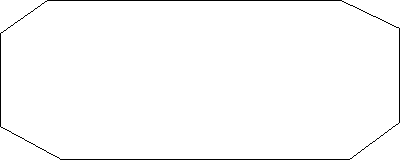
#> input picture mapping_accuracy_calculate/map1.png, 400 x 160 px
$ jupyter execute test.ipynb
#> lines starting #> are read from the running program, lines starting #| are printed output that depends on the picture; after the words box and inside, x2 and y2 are one past the last pixel; in counts of white or black regions, pixels touching at a corner belong together; long printed decimals are rounded
### mapping_accuracy_calculate/icp.py
import numpy as np
from sklearn.neighbors import NearestNeighbors


def best_fit_transform(A, B):
    '''
    Calculates the least-squares best-fit transform that maps corresponding points A to B in m spatial dimensions
    Input:
      A: Nxm numpy array of corresponding points
      B: Nxm numpy array of corresponding points
    Returns:
      T: (m+1)x(m+1) homogeneous transformation matrix that maps A on to B
      R: mxm rotation matrix
      t: mx1 translation vector
    '''

    assert A.shape == B.shape

    # get number of dimensions
    m = A.shape[1]

    # translate points to their centroids
    centroid_A = np.mean(A, axis=0)
    centroid_B = np.mean(B, axis=0)
    AA = A - centroid_A
    BB = B - centroid_B

    # rotation matrix
    H = np.dot(AA.T, BB)
    U, S, Vt = np.linalg.svd(H)
    R = np.dot(Vt.T, U.T)

    # special reflection case
    if np.linalg.det(R) < 0:
       Vt[m-1,:] *= -1
       R = np.dot(Vt.T, U.T)

    # translation
    t = centroid_B.T - np.dot(R,centroid_A.T)

    # homogeneous transformation
    T = np.identity(m+1)
    T[:m, :m] = R
    T[:m, m] = t

    return T, R, t


def nearest_neighbor(src, dst):
    '''
    Find the nearest (Euclidean) neighbor in dst for each point in src
    Input:
        src: Nxm array of points
        dst: Nxm array of points
    Output:
        distances: Euclidean distances of the nearest neighbor
        indices: dst indices of the nearest neighbor
    '''

    assert src.shape == dst.shape

    neigh = NearestNeighbors(n_neighbors=1)
    neigh.fit(dst)
    distances, indices = neigh.kneighbors(src, return_distance=True)
    return distances.ravel(), indices.ravel()


def icp(A, B, init_pose=None, max_iterations=20, tolerance=0.001):
    '''
    The Iterative Closest Point method: finds best-fit transform that maps points A on to points B
    Input:
        A: Nxm numpy array of source mD points
        B: Nxm numpy array of destination mD point
        init_pose: (m+1)x(m+1) homogeneous transformation
        max_iterations: exit algorithm after max_iterations
        tolerance: convergence criteria
    Output:
        T: final homogeneous transformation that maps A on to B
        distances: Euclidean distances (errors) of the nearest neighbor
        i: number of iterations to converge
    '''

    assert A.shape == B.shape

    # get number of dimensions
    m = A.shape[1]

    # make points homogeneous, copy them to maintain the originals
    src = np.ones((m+1,A.shape[0]))
    dst = np.ones((m+1,B.shape[0]))
    src[:m,:] = np.copy(A.T)
    dst[:m,:] = np.copy(B.T)

    # apply the initial pose estimation
    if init_pose is not None:
        src = np.dot(init_pose, src)

    prev_error = 0

    for i in range(max_iterations):
        # find the nearest neighbors between the current source and destination points
        distances, indices = nearest_neighbor(src[:m,:].T, dst[:m,:].T)

        # compute the transformation between the current source and nearest destination points
        T,_,_ = best_fit_transform(src[:m,:].T, dst[:m,indices].T)

        # update the current source
        src = np.dot(T, src)

        # check error
        mean_error = np.mean(distances)
        if np.abs(prev_error - mean_error) < tolerance:
            break
        prev_error = mean_error

    # calculate final transformation
    T,_,_ = best_fit_transform(A, src[:m,:].T)

    return T, distances, i

### mapping_accuracy_calculate/test.ipynb
[cell 1]
import cv2
import numpy as np
import matplotlib.pyplot as plt

[cell 2]
# 读取图像
map1 = cv2.imread('map1.png', 0)
#> map1: shape (160, 400); 98.5% white; black in thin lines or dots
map2 = cv2.imread('map2.png', 0)
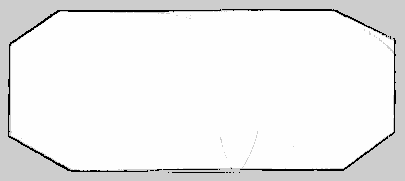
#> input picture mapping_accuracy_calculate/map2.png, 405 x 181 px
#> map2 is the input picture: shape (181, 405); min 0, max 254, mean 238.2
# 显示图像
plt.subplot(121), plt.imshow(map1, cmap='gray')
plt.title('Map 1'), plt.xticks([]), plt.yticks([])
plt.subplot(122), plt.imshow(map2, cmap='gray')
plt.title('Map 2'), plt.xticks([]), plt.yticks([])
plt.show()
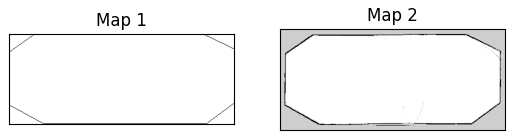
#> figure drawn by matplotlib, 2 panels

[cell 3]
# 高斯模糊
map1 = cv2.GaussianBlur(map1, (5, 5), 0)
map2 = cv2.GaussianBlur(map2, (5, 5), 0)
# 显示图像
plt.subplot(121), plt.imshow(map1, cmap='gray')
plt.title('Map 1'), plt.xticks([]), plt.yticks([])
plt.subplot(122), plt.imshow(map2, cmap='gray')
plt.title('Map 2'), plt.xticks([]), plt.yticks([])
plt.show()

[cell 4]
# 提取图像的边缘
map1_edge = cv2.Canny(map1, 100, 200)
#> map1_edge: shape (160, 400); 2.2% white in thin lines or dots
map2_edge = cv2.Canny(map2, 100, 200)
#> map2_edge: shape (181, 405); 3% white in thin lines or dots, all inside (x1, y1, x2, y2) = (7, 8, 397, 174)
# 显示图像
plt.subplot(121), plt.imshow(map1_edge, cmap='gray')
plt.title('Map 1'), plt.xticks([]), plt.yticks([])
plt.subplot(122), plt.imshow(map2_edge, cmap='gray')
plt.title('Map 2'), plt.xticks([]), plt.yticks([])
plt.show()

[cell 5]
# 图像膨胀
kernel1 = np.ones((5, 5), np.uint8)
kernel2 = np.ones((3, 3), np.uint8)
map1_dilate = cv2.dilate(map1_edge, kernel1, iterations=1)
#> map1_dilate: shape (160, 400); 8.4% white; 1 white region, box (x1, y1, x2, y2) and area: (0, 0, 400, 160) 5390
map2_dilate = cv2.dilate(map2_edge, kernel1, iterations=1)
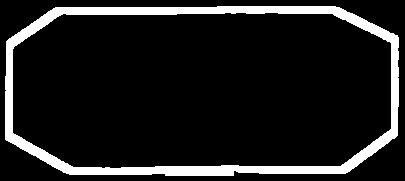
#> map2_dilate: shape (181, 405); 11.4% white; 1 white region, box (x1, y1, x2, y2) and area: (5, 6, 399, 176) 8390
# 图像腐蚀
map1_erode = cv2.erode(map1_dilate, kernel1, iterations=1)
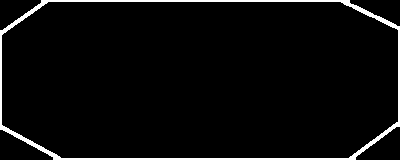
#> map1_erode: shape (160, 400); 4.1% white; 1 white region, box (x1, y1, x2, y2) and area: (0, 0, 400, 160) 2600
map2_erode = cv2.erode(map2_dilate, kernel1, iterations=1)
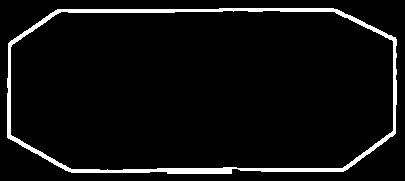
#> map2_erode: shape (181, 405); 5.4% white; 1 white region
# 显示图像
plt.subplot(121), plt.imshow(map1_erode, cmap='gray')
plt.title('Map 1'), plt.xticks([]), plt.yticks([])
plt.subplot(122), plt.imshow(map2_erode, cmap='gray')
plt.title('Map 2'), plt.xticks([]), plt.yticks([])
plt.show()

[cell 6]
# 提取外层轮廓(RETR_EXTERNAL指只检测外轮廓)
map1_contours_all, hierarchy = cv2.findContours(map1_erode, cv2.RETR_EXTERNAL, cv2.CHAIN_APPROX_NONE)
#> map1_contours_all = 1 contour; box (x1, y1, x2, y2) and area: (0, 0, 400, 160) 60348
map2_contours_all, hierarchy = cv2.findContours(map2_erode, cv2.RETR_EXTERNAL, cv2.CHAIN_APPROX_NONE)
#> map2_contours_all = 1 contour; box (x1, y1, x2, y2) and area: (7, 8, 397, 174) 59451
# 取点数量到一定数量的轮廓
map1_contours = [c for c in map1_contours_all if len(c) > 100]
#> map1_contours has the same summary as map1_contours_all
map2_contours = [c for c in map2_contours_all if len(c) > 100]
#> map2_contours has the same summary as map2_contours_all
# 空白图像绘制彩色轮廓
map1_contours_img = np.zeros(map1.shape, np.uint8)
map2_contours_img = np.zeros(map2.shape, np.uint8)
cv2.drawContours(map1_contours_img, map1_contours, -1, (255, 255, 255), -1)
#> map1_contours_img: shape (160, 400); 95.1% white; 4 black regions, box (x1, y1, x2, y2) and area: (0, 130, 53, 160) 897, (356, 127, 400, 160) 836, (350, 0, 400, 26) 720, (0, 0, 41, 30) 695
cv2.drawContours(map2_contours_img, map2_contours, -1, (255, 255, 255), -1)
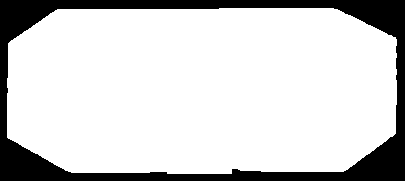
#> map2_contours_img: shape (181, 405); 81.8% white; 1 black region, box (x1, y1, x2, y2) and area: (0, 0, 405, 181) 13368
# 显示图像
plt.subplot(121), plt.imshow(map1_contours_img, cmap='gray')
plt.title('Map 1'), plt.xticks([]), plt.yticks([])
plt.subplot(122), plt.imshow(map2_contours_img, cmap='gray')
plt.title('Map 2'), plt.xticks([]), plt.yticks([])
plt.show()

[cell 7]
# 将轮廓转换为点集
map1_points = []
for contour in map1_contours:
    for point in contour:
        map1_points.append(point[0])
#> this loop made 1 pass
#> after the loop, map1_points = 1005 pairs, first value 0 to 399, second value 0 to 159
map2_points = []
for contour in map2_contours:
    for point in contour:
        map2_points.append(point[0])
#> after the loop, map2_points = 970 pairs, first value 7 to 396, second value 8 to 173
# 三通道白色画布
map1_img = np.zeros((map1.shape[0], map1.shape[1], 3), np.uint8)
map2_img = np.zeros((map2.shape[0], map2.shape[1], 3), np.uint8)
map1_img[:, :, 0] = map1_img[:, :, 1] = map1_img[:, :, 2] = 255
map2_img[:, :, 0] = map2_img[:, :, 1] = map2_img[:, :, 2] = 255
# 以红色绘制点云
for point in map1_points:
    # 画圆
    cv2.circle(map1_img, point, 1, (0, 0, 255), -1)
#> this loop made 1005 passes
#> point on passes 1 to 3: [41, 0], [41, 1], [41, 2]
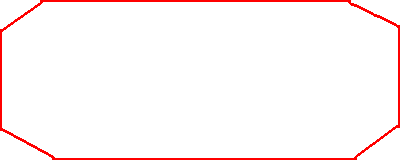
#> map1_img: shape (160, 400, 3); mean of channels 0, 1, 2 246.3, 246.3, 255; drawn as B, G, R
for point in map2_points:
    # 画圆
    cv2.circle(map2_img, point, 1, (0, 0, 255), -1)
#> this loop made 970 passes
#> point on passes 1 to 3: [219, 8], [218, 9], [217, 9]
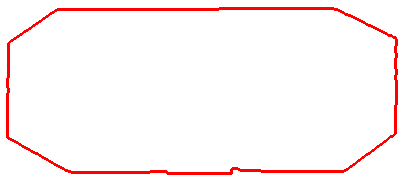
#> map2_img: shape (181, 405, 3); mean of channels 0, 1, 2 244.9, 244.9, 255; drawn as B, G, R
# 显示图像
# 转RBG图像
map1_img = cv2.cvtColor(map1_img, cv2.COLOR_BGR2RGB)
map2_img = cv2.cvtColor(map2_img, cv2.COLOR_BGR2RGB)
plt.subplot(121), plt.imshow(map1_img)
plt.title('Map 1'), plt.xticks([]), plt.yticks([])
plt.subplot(122), plt.imshow(map2_img)
plt.title('Map 2'), plt.xticks([]), plt.yticks([])
plt.show()

[cell 8]
# 使用sklearn重采样
from sklearn.utils import resample
# 重采样点云2，使其点数与点云1相同
map2_points_resample = resample(map2_points, n_samples=len(map1_points))
#> map2_points_resample = 1005 pairs, first value 7 to 396, second value 8 to 173
# 绘制重采样点云
map2_points_resample_img = np.zeros((map2.shape[0], map2.shape[1], 3), np.uint8)
map2_points_resample_img[:, :, 0] = map2_points_resample_img[:, :, 1] = map2_points_resample_img[:, :, 2] = 255
for point in map2_points_resample:
    # 画圆
    cv2.circle(map2_points_resample_img, point, 1, (0, 0, 255), -1)
#> this loop made 1005 passes
#> point on passes 1 to 3: [381, 144], [256, 170], [326, 171]
# 转RBG图像
map2_points_resample_img = cv2.cvtColor(map2_points_resample_img, cv2.COLOR_BGR2RGB)
plt.imshow(map2_points_resample_img)
plt.show()

[cell 9]
# 导入icp包
import icp

[cell 10]
# 将点云转换为numpy数组
map1_points_np = np.array(map1_points)
#> map1_points_np has the same summary as map1_points
map2_points_np = np.array(map2_points_resample)
#> map2_points_np has the same summary as map2_points_resample
T, distances, iterations=icp.icp(map2_points_np, map1_points_np, tolerance=0.000001)
#> in icp, `T,_,_ = best_fit_transform(A, src[:m,:].T)`: T = [[1, -0.00214, -0.999], [0.00214, 1, -10.85], [0, 0, 1]]
#> distances = 1005 values, max 6.9 at index 263, min 0.129 at index 38, mean 2.98; iterations = 7

[cell 11]
C = np.ones((len(map1_points),3))
#> C = 1005 rows, first 8: [1, 1, 1], [1, 1, 1], [1, 1, 1], [1, 1, 1], [1, 1, 1], [1, 1, 1], [1, 1, 1], [1, 1, 1]
C[:,0:2] = map2_points_np
# 使用T变换点云
map2_points_np_transformed = np.dot(T, C.T).T
#> map2_points_np_transformed = 1005 rows, first 8: [379.7, 134, 1], [254.6, 159.7, 1], [324.6, 160.8, 1], [25.94, 19.21, 1], [353, 6.9, 1], [393.9, 57.99, 1], [393.7, 114, 1], [59.64, 156.3, 1]

[cell 12]
# 绘制变换后的点云
pointcloud_canvas = np.zeros((max(map1.shape[0],map2.shape[0]), max(map1.shape[1],map2.shape[1]), 3), np.uint8)
pointcloud_canvas[:, :, 0] = pointcloud_canvas[:, :, 1] = pointcloud_canvas[:, :, 2] = 255
# 绘制点云1
for point in map1_points:
    # 画圆
    cv2.circle(pointcloud_canvas, point, 1, (0, 0, 255), -1)
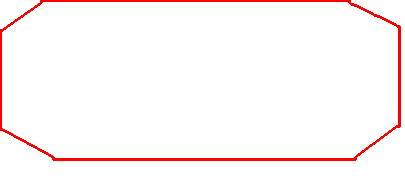
#> pointcloud_canvas: shape (181, 405, 3); mean of channels 0, 1, 2 246, 246, 255; drawn as B, G, R
# 绘制点云2
for point in map2_points_np_transformed:
    # 画圆
    cv2.circle(pointcloud_canvas, (int(point[0]), int(point[1])), 1, (255, 0, 0), -1)
#> this loop made 1005 passes
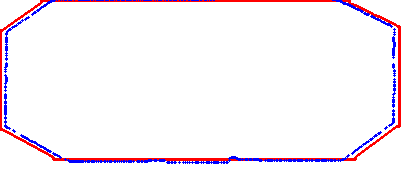
#> pointcloud_canvas: shape (181, 405, 3); 2.34% of pixels changed, all inside (x1, y1, x2, y2) = (4, 0, 396, 164); drawn as B, G, R
# 转RBG图像
map2_points_np_transformed_img = cv2.cvtColor(pointcloud_canvas, cv2.COLOR_BGR2RGB)
plt.imshow(map2_points_np_transformed_img)
plt.show()

[cell 13]
# 输出average distance to the nearest neighbor (ADNN)
print(distances)
#> (printed output is left out)
print(distances.mean())
#| 2.978
